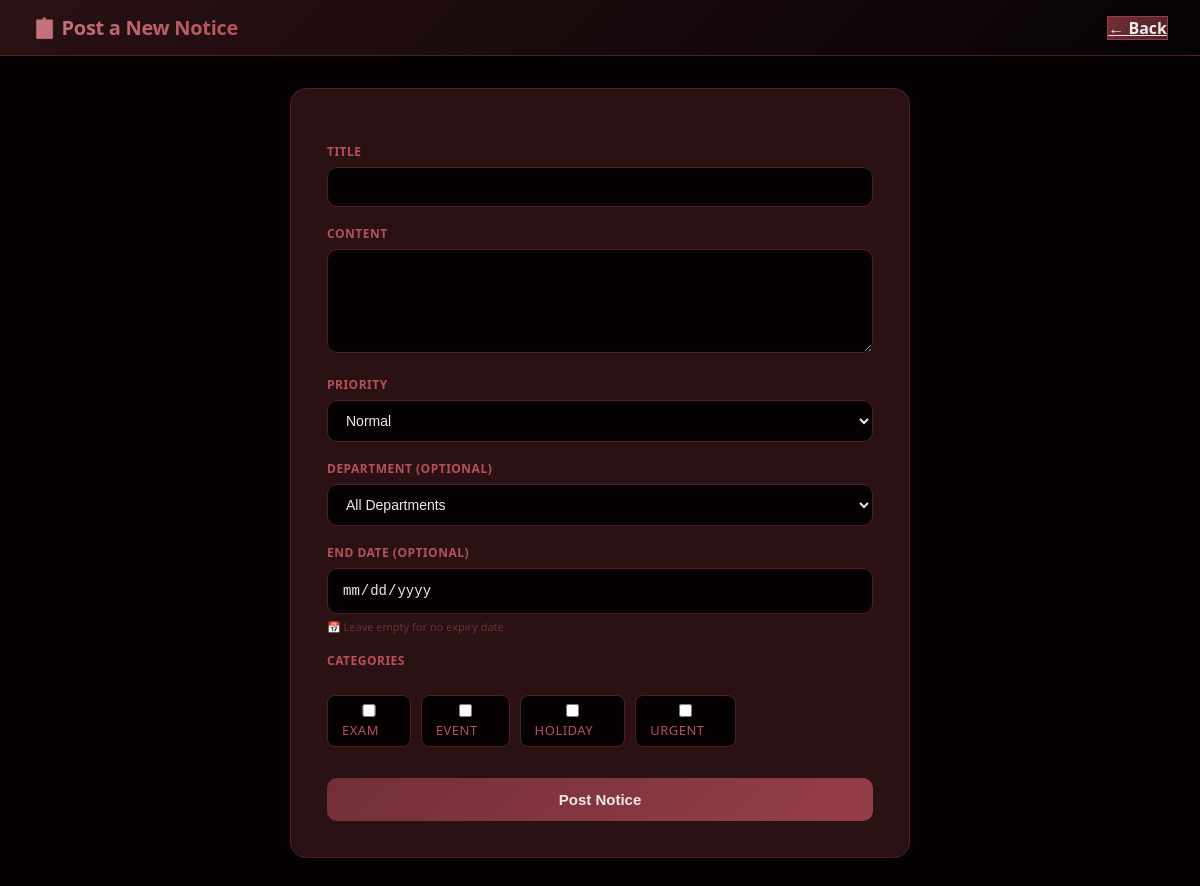
/post_notice.php (signed in), run on the app's committed database.
### tables this page shows
CREATE TABLE `categories` (
  `cat_id` int NOT NULL,
  `cat_name` varchar(50) NOT NULL,
  `colour_code` varchar(7) DEFAULT '#3B82F6',
  `description` text,
  `created_at` timestamp NULL DEFAULT CURRENT_TIMESTAMP
);

### post_notice.php (the view, shortened to what this page needs)
<?php
include 'db.php';
$cats  = mysqli_query($conn, "SELECT * FROM categories");
?>
<!DOCTYPE html>
<html lang="en">
<head>
  <link rel="stylesheet" href="style.css">
</head>
<body>
<div class="navbar">
  <h2>📋 Post a New Notice</h2>
  <a href="index.php" class="btn-logout">← Back</a>
</div>
<div class="container">
  <div class="form-box">
    <form method="POST">
      <label>Title</label>
      <input type="text" name="title" required>
      <label>Content</label>
      <textarea name="content" rows="5" required></textarea>
      <label>Priority</label>
      <select name="priority">
        <option value="normal" selected>Normal</option>
      </select>
      <label>Department (optional)</label>
      <select name="dept_id">
        <option value="">All Departments</option>
      </select>
      <label>End Date (optional)</label>
      <div style="position:relative">
        <input type="date" name="end_date"
               id="endDatePicker"
               value="<?= isset($_POST['end_date']) ? $_POST['end_date'] : '' ?>"
               min="<?= date('Y-m-d') ?>"
               onclick="this.showPicker()"
               style="cursor:pointer">
      </div>
      <span class="date-hint">📅 Leave empty for no expiry date</span>
      <label>Categories</label>
      <div class="checkbox-group">
        <?php while ($c = mysqli_fetch_assoc($cats)): ?>
          <label class="check-label">
            <input type="checkbox" name="categories[]"
                   value="<?= $c['cat_id'] ?>">
            <?= $c['cat_name'] ?>
          </label>
        <?php endwhile; ?>
      </div>
      <button type="submit">Post Notice</button>
    </form>
  </div>
</div>
</body>
</html>

### style.css (style rules this page uses)
* { margin:0; padding:0; box-sizing:border-box; }
body { font-family: 'Segoe UI', system-ui, sans-serif; background: #060203; color: #f0e8e8; min-height: 100vh; }
.navbar { background: linear-gradient(135deg, #2A1114 0%, #060203 100%); border-bottom: 1px solid #4E2026; padding: 14px 32px; display: flex; justify-content: space-between; align-items: center; position: sticky; top: 0; z-index: 100; backdrop-filter: blur(10px); box-shadow: 0 2px 16px rgba(6,2,3,0.6); }
.navbar h2 { font-size: 20px; font-weight: 700; background: linear-gradient(90deg, #C6747E, #B7505C); -webkit-background-clip: text; background-clip: text; color: transparent; letter-spacing: -0.3px; }
.btn-logout { background: linear-gradient(135deg, #722F37, #4E2026) !important; color: #f0e8e8 !important; border: 1px solid #963E48 !important; font-weight: 700 !important; }
.container { max-width: 860px; margin: 32px auto; padding: 0 24px; }
.form-box { background: #2A1114; border: 1px solid #4E2026; border-radius: 16px; padding: 36px; max-width: 620px; margin: 0 auto; }
.form-box label { display: block; font-size: 12px; font-weight: 700; color: #B7505C; text-transform: uppercase; letter-spacing: 0.5px; margin: 18px 0 7px; }
.form-box input, .form-box textarea, .form-box select { width: 100%; padding: 11px 14px; background: #060203; border: 1px solid #4E2026; border-radius: 10px; font-size: 14px; color: #f0e8e8; transition: border-color 0.2s; }
.form-box select option { background: #2A1114; color: #f0e8e8; }
.form-box textarea { resize: vertical; }
.form-box button { margin-top: 24px; width: 100%; padding: 13px; background: linear-gradient(135deg, #722F37, #963E48); color: #f0e8e8; border: none; border-radius: 10px; font-size: 15px; font-weight: 700; cursor: pointer; transition: opacity 0.2s, transform 0.1s; }
.form-box input[type="date"] { width: 100%; padding: 11px 14px; background: #060203; border: 1px solid #4E2026; border-radius: 10px; font-size: 14px; color: #f0e8e8; cursor: pointer; transition: all 0.2s; color-scheme: dark; }
.date-hint { font-size: 11px; color: #722F37; margin-top: 5px; display: block; }
.checkbox-group { display: flex; flex-wrap: wrap; gap: 10px; margin-top: 8px; }
.check-label { display: flex; align-items: center; gap: 8px; background: #060203; border: 1px solid #4E2026; border-radius: 8px; padding: 7px 14px; font-size: 13px !important; font-weight: 500 !important; color: #B7505C; cursor: pointer; transition: all 0.2s; }
.check-label input[type="checkbox"] { accent-color: #963E48; }

### data on the page
categories: cat_name "EXAM"
categories: cat_name "EVENT"
categories: cat_name "HOLIDAY"
categories: cat_name "URGENT"
